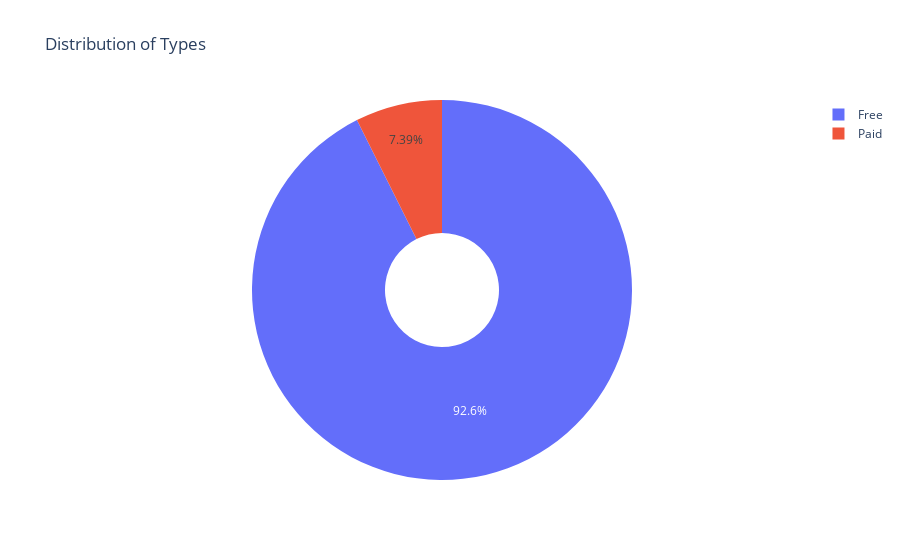

The notebook cell saved with this chart:
### Code cell
px.pie(values=x.values, names=x.index, title="Distribution of Types", hole=0.3)

### Figure 1 — Plotly figure (JSON) as saved in the notebook; plotly's stock layout.template omitted (floating-point values rounded to 4 significant figures)
{"data": [{"domain": {"x": [0, 1], "y": [0, 1]}, "hole": 0.3, "hovertemplate": "label=%{label}<br>value=%{value}<extra></extra>", "labels": ["Free", "Paid"], "legendgroup": "", "name": "", "showlegend": true, "type": "pie", "values": [0.9261, 0.07386]}], "layout": {"legend": {"tracegroupgap": 0}, "title": {"text": "Distribution of Types"}}}
